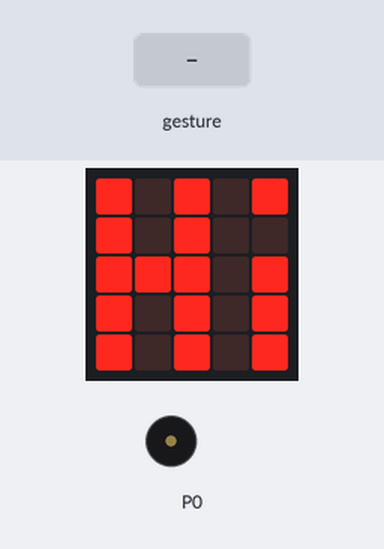
The program below on a simulated BBC micro:bit (MakeCode). Parts: the board's 5×5 LED display, buzzer (waves = sounding). The test bench sets the inputs (shaded band). A tilt is held for 1.5 s and a shake lasts 1 s, then the board lies face up again.

Above: at 1.6 s.

The program:

main.ts
```typescript
input.onGesture(Gesture.Shake, function () {
    music.startMelody(music.builtInMelody(Melodies.Funk), MelodyOptions.Once)
})
basic.showLeds(`
    # . # . #
    # . # . .
    # # # . #
    # . # . #
    # . # . #
    `)
basic.forever(function () {
    music.startMelody(music.builtInMelody(Melodies.Dadadadum), MelodyOptions.ForeverInBackground)
})
```

test.ts
```typescript
// aquí va el archivo "tests"; esto no se compilará cuando este paquete se utilice como una extensión.
```
